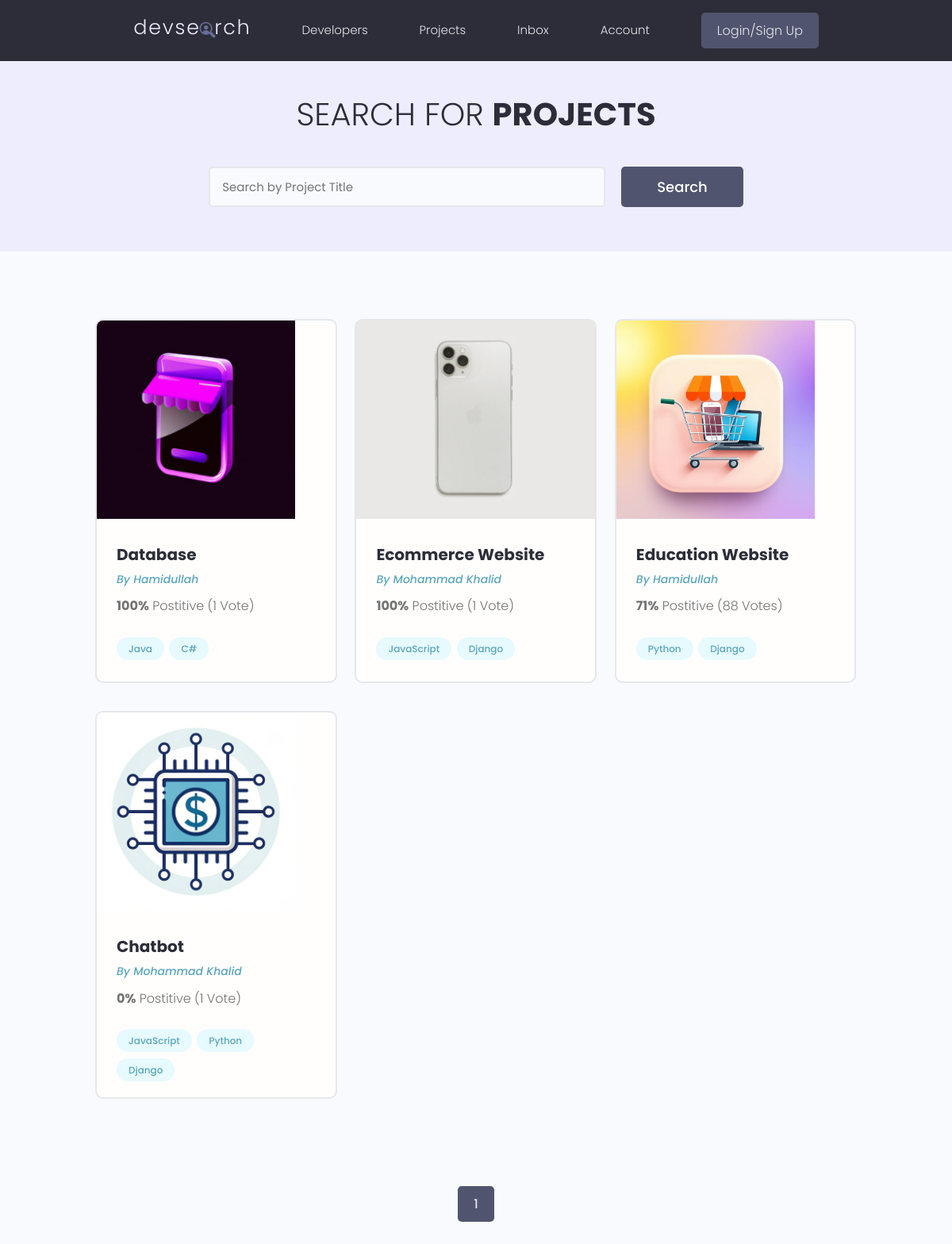
/projects/, run on the app's committed database.
### projects/models.py (models this page shows, shortened)
class Projects(models.Model):
    owner = models.ForeignKey(Profile,on_delete=models.SET_NULL, null=True, blank=True)
    title = models.CharField(max_length=200)
    description = models.TextField(null=True, blank=True)
    featured_image = models.ImageField(null=True, blank=True, default='default.jpg')
    demo_link = models.CharField(max_length=2000, null=True, blank=True)
    source_link = models.CharField(max_length=2000, null=True, blank=True)
    tags = models.ManyToManyField('Tag', blank=True)
    vote_total = models.IntegerField(default=0, null=True, blank=True)
    vote_ratio = models.IntegerField(default=0, null=True, blank=True)
    created = models.DateTimeField(auto_now_add=True)
    id = models.UUIDField(default=uuid.uuid4, unique=True, primary_key=True, editable=False)
    class Meta:
        ordering = ['-vote_ratio', '-vote_total', 'title']

class Tag(models.Model):
    name = models.CharField(max_length=200)
    created = models.DateTimeField(auto_now_add=True)
    id = models.UUIDField(default=uuid.uuid4, unique=True, primary_key=True, editable=False)
    def __str__(self):
        return self.name

### users/models.py (models this page shows, shortened)
class Profile(models.Model):
    user = models.OneToOneField(User, on_delete=models.CASCADE, null=True, blank=True)
    name = models.CharField(max_length=200, null=True, blank=True)
    email = models.EmailField(max_length=400, null=True, blank=True)
    username = models.CharField(max_length=200, null=True, blank=True)
    location = models.CharField(max_length=200, null=True, blank=True)
    short_intro = models.CharField(max_length=200, null=True, blank=True)
    bio = models.TextField(blank=True, null=True)
    profile_image = models.ImageField(null=True, blank=True, upload_to='profiles/', default='profiles/user-default.png')
    social_github = models.CharField(max_length=200, null=True, blank=True)
    social_facebook = models.CharField(max_length=200, null=True, blank=True)
    social_linkedin = models.CharField(max_length=200, null=True, blank=True)
    Website = models.CharField(max_length=200, null=True, blank=True)
    created = models.DateTimeField(auto_now_add=True)
    id = models.UUIDField(default=uuid.uuid4, unique=True, primary_key=True, editable=False)

### projects/views.py (the view)
# urls.py: path('projects/', include('projects.urls')),
def projects(request):
    projects, search_query = search_projects(request)
    custom_range, projects = paginateProjects(request, projects, 6)
    context = {'projects':projects, 'search_query':search_query, 'custom_range':custom_range}
    return render(request, 'projects/projects.html', context)

### projects/utils.py (called while the page is built)
def paginateProjects(request, projects, result):
    page = request.GET.get('page')
    paginator = Paginator(projects, result)
    try:
        projects = paginator.page(page)
    except PageNotAnInteger:
        page = 1
        projects = paginator.page(page)
    except EmptyPage:
        page = paginator.num_pages
        projects = paginator.page(page)
    leftIndex = (int(page) - 4)
    rightIndex = (int(page) + 5)
    if leftIndex < 1:
        leftIndex = 1
    if rightIndex > paginator.num_pages:
        rightIndex = paginator.num_pages + 1
    custom_range = range(leftIndex, rightIndex)
    return custom_range, projects

def search_projects(request):
    search_query = ''
    if request.GET.get('search_query'):
        search_query = request.GET.get('search_query')
    tags = Tag.objects.filter(
        Q(name__icontains = search_query)
    )
    projects = Projects.objects.distinct().filter(
        Q(title__icontains = search_query) |
        Q(description__icontains = search_query) |
        Q(owner__name__icontains = search_query) |
        Q(tags__in = tags)
    )
    return projects, search_query

### projects/templates/projects/projects.html (shortened to what this page needs)
{% extends 'main.html' %}
{% block content %}
  <main class="projects">
    <section class="hero-section text-center">
      <div class="container container--narrow">
        <div class="hero-section__box">
          <h2>Search for <span>Projects</span></h2>
        </div>
        <div class="hero-section__search">
          <form class="form" id = "searchForm" action="" method="get">
            <div class="form__field">
              <input class="input input--text" id="formInput#search" type="text" name="search_query"
                placeholder="Search by Project Title" value="{{search_query}}" />
            </div>
            <input class="btn btn--sub btn--lg" type="submit" value="Search" />
          </form>
        </div>
      </div>
    </section>
    <section class="projectsList">
      <div class="container">
        <div class="grid grid--three">
        {% for project in projects %}
          <div class="column">
            <div class="card project">
              <a href="{% url 'project' project.id %}" class="project">
                <img class="project__thumbnail" src="{{ project.featured_image.url }}" alt="project thumbnail" />
                <div class="card__body">
                  <h3 class="project__title">{{ project.title }}</h3>
                  <p><a class="project__author" href="{% url 'user-profile' project.owner.id %}">By {{project.owner.name}}</a></p>
                  <p class="project--rating">
                    <span style="font-weight: bold;">{{ project.vote_ratio }}%</span> Postitive
                     ({{ project.vote_total }} Vote{{project.vote_total|pluralize:"s"}})
                  </p>
                  <div class="project__tags">
                  {% for tag in project.tags.all %}
                    <span class="tag tag--pill tag--main">
                      <small>{{ tag }}</small>
                    </span>
                      {% endfor %}
                  </div>
                </div>
              </a>
            </div>
          </div>
{% endfor %}
        </div>
      </div>
    </section>
   {% include 'pagination.html' with queryset=projects custom_range=custom_range %}
  </main>
{% endblock %}

### static/styles/app.css (style rules this page uses)
:root { --color-sub: #2d2d39; }
.btn--sub { background-color: var(--color-sub-light); }
.card { border: 2px solid var(--color-light); }
img { width: 100%; }
.hero-section { height: 40vh; display: flex; align-items: center; background-color: var(--color-sub); }
.hero-section__box { margin-bottom: 4rem; }
.hero-section__box > h2, .hero-section__box > h2 > span { font-size: 4rem; color: var(--color-light); line-height: 1.3; text-transform: uppercase; }
.hero-section__box > h2 { font-weight: 300; }
.hero-section__box > h2 > span { font-weight: 700; }
.hero-section__search > .form { display: flex; align-items: center; justify-content: center; gap: 2rem; }
.hero-section__search > .form input.input--text { width: 50rem; }
.project__author { font-size: 1.4rem; font-style: italic; }
.project--rating { margin-bottom: 1.6em; margin-top: .5em; }
.projects > .hero-section { background: var(--color-sub-lighter); height: 30vh; }
.projects .hero-section__box { margin-bottom: 2.5rem; }
.projects .hero-section__box > h2 { color: var(--color-sub); }
.projects .hero-section__box > h2 > span { font-weight: 700; color: var(--color-sub); }
.projectsList { margin-top: 8rem; }
.project__thumbnail { height: 25rem; object-fit: cover; object-position: top center; }
.project__title { font-size: 2rem; font-weight: 700; color: var(--color-sub); }

### static/uikit/styles/modules/_variables.css (style rules this page uses)
:root { --color-main: #5aa5b9; --color-main-light: #e6faff; --color-sub: #3f4156; --color-sub-light: #51546e; --color-sub-lighter: #ededfd; --color-text: #737373; --color-gray: #8b8b8b; --color-light: #e5e7eb; --color-light-gray: #767676; --color-bg: #f8fafd; --color-white: #fffefd; --color-white-light: #f3f3f3; --color-success: #359e64; --color-success-bg: #def8e8; --color-error: #fc4b0b; --color-error-bg: #fff2ee; --font-base: 'Poppins', arial, helvetica, 'Segoe UI', roboto, ubuntu, sans-serif; --font-monospace: 'Fira Code', 'Courier New', courier, monospace; --font-regular: 300; --font-medium: 500; --font-bold: 700; --generic-shadow: 1px 1px 5px #00000010; --generic-transition: all 0.3s ease-in-out; }

### static/uikit/styles/modules/_base.css (style rules this page uses)
* { margin: 0; padding: 0; box-sizing: border-box; text-rendering: optimizeLegibility; color: inherit; font-size: inherit; }
html { font-size: 50%; }
@media only screen and (min-width: 480px) { html { font-size: 56.25%; } }
@media only screen and (min-width: 1200px) { html { font-size: 62.5%; } }
body { line-height: 1.6; font-weight: 400; font-size: 1.5rem; color: var(--color-text); background-color: var(--color-bg); min-height: 100vh; }

### static/uikit/styles/modules/_typography.css (style rules this page uses)
* { font-family: var(--font-base); }
h2 { font-size: 3.6rem; font-weight: var(--font-bold); }
h3 { font-size: 3.2rem; font-weight: var(--font-medium); }
p, span, strong { font-size: 1.6rem; color: var(--color-text); font-weight: var(--font-regular); }
a { padding-bottom: 2px; text-decoration: none; display: inline-block; color: var(--color-main); font-weight: var(--font-medium); }

### static/uikit/styles/modules/_utilities.css (style rules this page uses)
.container { width: 92%; max-width: 165rem; margin: 0 auto; box-sizing: border-box; }
.container--narrow { width: 92%; max-width: 120rem; }
@media screen and (min-width: 1000px) { .container { width: 90%; } }
@media screen and (min-width: 1000px) { .container--narrow { width: 85%; } }
@media screen and (min-width: 1200px) { .container { width: 80%; } }
@media screen and (min-width: 1200px) { .container--narrow { width: 72%; } }
.text-center { text-align: center; }

### static/uikit/styles/modules/_button.css (style rules this page uses)
.btn { display: inline-block; position: relative; cursor: pointer; background-color: var(--color-light); font-weight: var(--font-medium); color: var(--color-sub); text-decoration: none; padding: 1rem 2rem; border-radius: 0.5rem; border: none; width: -webkit-fit-content; width: -moz-fit-content; width: fit-content; height: -webkit-fit-content; height: -moz-fit-content; height: fit-content; font-size: 1.6rem; outline-width: 0; outline-color: transparent; -webkit-backface-visibility: hidden; backface-visibility: hidden; transition: all 0.3s ease-in-out; }
.btn--sub { background-color: var(--color-sub); color: var(--color-white); }
.btn--lg { font-size: 1.8rem; padding: 1.2rem 4.5rem; }

### static/uikit/styles/modules/_card.css (style rules this page uses)
.card { border-radius: 1rem; background-color: var(--color-white); border: 1.5px solid var(--color-light); width: auto; height: auto; margin-top: 0.5rem; margin-bottom: 0.5rem; overflow: hidden; }
.card__body, .card__header { padding: 2rem 2.5rem; }

### data on the page
Projects: featured_image (picture), title "Database", owner.name "Hamidullah", vote_ratio "100", vote_total "1"
Tag: name "Java"
Tag: name "C#"
Projects: featured_image (picture), title "Ecommerce Website", owner.name "Mohammad Khalid", vote_ratio "100", vote_total "1"
Tag: name "JavaScript"
Tag: name "Django"
Projects: featured_image (picture), title "Education Website", owner.name "Hamidullah", vote_ratio "71", vote_total "88"
Tag: name "Python"
Projects: featured_image (picture), title "Chatbot", owner.name "Mohammad Khalid", vote_ratio "0", vote_total "1"

### other printed values
{{ page }} "1"
